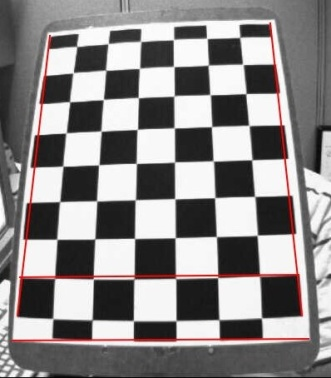
#> input picture computer_vision/camera_calibration/calibration_python/calib_radial_half.jpg, 331 x 378 px
$ python rectification.py
#> lines starting #> are read from the running program, lines starting #| are printed output that depends on the picture
"""
这个文件是处理标定后的矫正问题，矫正图片时，只使用相机内参和畸变系数就可以实现。
存在问题：1.初始值貌似还不是很准确
         2.在LM算法中将下降方向d加了一个负号后函数才收敛，而原始求出的方向却会使
           函数值增大，不知是算法问题还是求导方程出了问题。
           d = -1 * np.dot( la.inv(np.dot(A.T, A) + alpha*np.eye(A.shape[1])), np.dot(A.T, f))
"""

import cv2 as cv
import os
import sys
import numpy as np
import copy
from numpy import linalg as la
from matplotlib import pyplot as plt
import Levenberg_Marquardt as LMS

# gets the absolute path to the file
abspath = os.path.abspath(os.path.dirname(__file__))
# add the library file path
sys.path.append(abspath + "/../../../common")
# change the work path
os.chdir(abspath)

import misc_utils
import math_utils
import glob

# [43 lines left out: function undistort, not called in this run]

def calibrateCamera():
    corner_row=9
    corner_col=6

    # termination criteria
    criteria = (cv.TERM_CRITERIA_EPS + cv.TERM_CRITERIA_MAX_ITER, 30, 0.001)
    # prepare object points, like (0,0,0), (1,0,0), (2,0,0) ....,(6,5,0)
    objp = np.zeros((corner_row*corner_col,3), np.float32)
    objp[:,:2] = np.mgrid[0:corner_row,0:corner_col].T.reshape(-1,2)
    # Arrays to store object points and image points from all the images.
    objpoints = [] # 3d point in real world space
    imgpoints = [] # 2d points in image plane.
    images = glob.glob(abspath + '/' + 'calib_radial_half.jpg')

    for fname in images:
        img = cv.imread(fname)
#> img is the input picture: shape (378, 331, 3); mean B, G, R 135.6, 135.6, 138.9
        # cv.imshow(fname, img)
        gray = cv.cvtColor(img, cv.COLOR_BGR2GRAY)
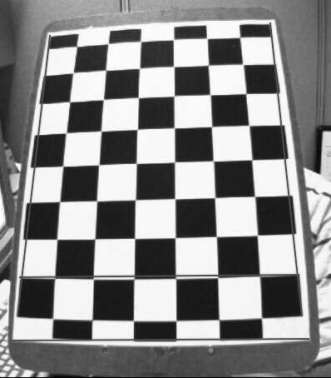
#> gray: shape (378, 331); min 2, max 255, mean 136.6
        # Find the chess board corners 左上角为原点，从左往右为x轴，从上到下为y轴
        ret, corners = cv.findChessboardCorners(gray, (corner_row,corner_col), None)
#> ret = True; corners = 54 rows, first 8: [239.6, 37.48], [242.7, 64.21], [246, 93.65], [248.9, 125.5], [251.8, 159.9], [254.6, 196.4], [257.2, 235.2], [259.7, 274.3]
        # If found, add object points, image points (after refining them)
        if ret == True:
            # 子采样精确角点坐标
            corners2 = cv.cornerSubPix(gray,corners, (11,11), (-1,-1), criteria)
#> corners2 = 54 rows, first 8: [239.8, 37.29], [242.9, 64.41], [245.9, 93.57], [248.8, 125.4], [251.8, 159.8], [254.7, 196.4], [257.3, 235.3], [259.6, 275.3]
            # cv.drawChessboardCorners(img, (corner_row,corner_col), corners2, ret)
            # cv.imshow(fname, img)
            # cv.waitKey(0)
            # 物体世界坐标
            objpoints.append(objp)
            # 图片坐标
            imgpoints.append(corners2.reshape(corner_row * corner_col,2))
            # 相机标定得到外参和内参
            ret, mtx, dist, rvecs, tvecs = \
                cv.calibrateCamera(objpoints, imgpoints, gray.shape[::-1], None, None)
#> ret = 0.272; mtx = [[454.7, 0, 162.4], [0, 474.4, 221.4], [0, 0, 1]]; dist = [[-0.236, -0.484, -0.0296, 0.00918, 1.06]]; rvecs = ([-0.257, 0.352, 1.54],); tvecs = ([2.31, -5.22, 13.28],)

            # 根据内参和畸变系数矫正图片，使用LM算法将图片坐标映射到新的坐标，并将映射矩阵保存
            # remap_mtx = undistort(img, mtx, dist[0])
            remap_mtx = np.load(abspath + '/undistort.npy')
#> (reads computer_vision/camera_calibration/calibration_python/undistort.npy from the repository)

            # 获取最大最小像素位置
            maxn = int(np.max(remap_mtx))+1
            minn = -1*int(np.min(remap_mtx))+1

            # 创建一个新的图
            rectified_img = np.zeros((maxn + minn, maxn + minn), dtype='uint8')
            # 将畸变的图像的像素值移动到未发生畸变时的图像位置
            for u in range(img.shape[1]):
                for v in range(img.shape[0]):
                    x, y = np.rint(remap_mtx[v][u] + minn) # 将像素位置为负的值变成正值
                    rectified_img[int(y)][int(x)] = gray[v][u]
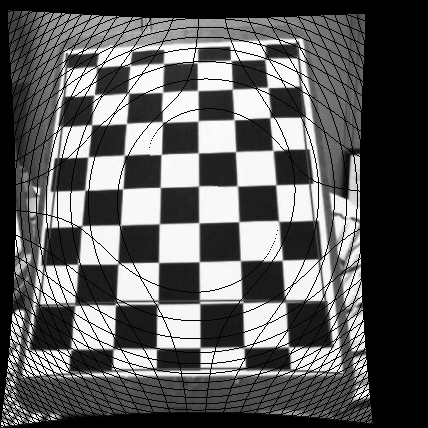
#> rectified_img: shape (428, 428); min 0, max 255, mean 93.2

            # 将没有像素的黑边去掉
            min_row = -1
            max_row = 0
            min_col = -1
            max_col = 0
            for i in range(rectified_img.shape[0]):
                for j in range(rectified_img.shape[1]):
                    if rectified_img[i][j]:
                        if min_row == -1:
                            min_row = i
                        if min_col == -1:
                            min_col = j

                        if i < min_row:
                            min_row = i
                        if j < min_col:
                            min_col = j
                        if i > max_row:
                            max_row = i
                        if j > max_col:
                            max_col = j
#> after the loop, max_col = 372; max_row = 427; min_col = 1; min_row = 10

            new_rectified_img = rectified_img[min_row:(max_row+1),min_col:(max_col+1)]
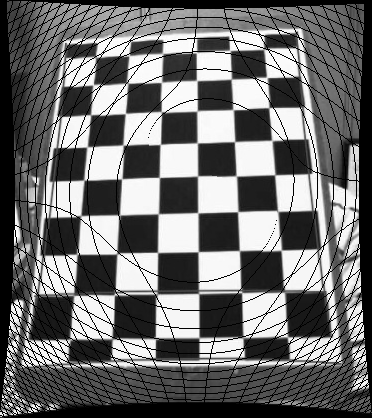
#> new_rectified_img: shape (418, 372); min 0, max 255, mean 109.8


            ## 自己的矫正方法。将图片矫正后，有的地方没有像素，形成黑色条纹，需要使用适当的方法将其填充
            ## 黑色条纹表征畸变的分布
            cv.imshow("img", img)
            cv.imshow("rectified_img", rectified_img)
            cv.imshow("new_rectified_img", \
                cv.resize(new_rectified_img,(int(new_rectified_img.shape[1]/1.1),\
                          int(new_rectified_img.shape[0]/1.1)),interpolation=cv.INTER_AREA))
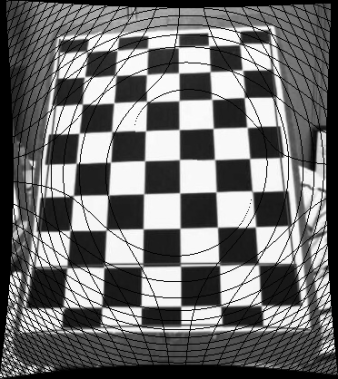
#> window 'new_rectified_img': shape (379, 338); min 0, max 254, mean 109.8


            ## opencv的矫正方法
            h, w = img.shape[:2]
#> h = 378; w = 331
            # 使用下边这个函数可以将原像素的所有信息保存下来, alpha应该是放大系数，1不放大,0放最大
            newcameramtx, roi = cv.getOptimalNewCameraMatrix(mtx, dist, (w,h), 1, (w,h))
#> newcameramtx = [[404.3, 0, 165.3], [0, 429.2, 212.6], [0, 0, 1]]; roi = (14, 7, 305, 356)
            dst = cv.undistort(img, mtx, dist, None, newcameramtx)
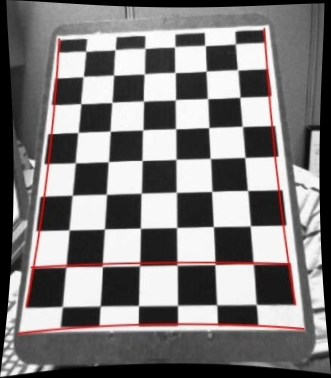
#> dst: shape (378, 331, 3); mean B, G, R 122.1, 122.2, 125.2

            cv.imshow('opencv distort', dst)


    cv.waitKey(0)
    cv.destroyAllWindows()


calibrateCamera()
